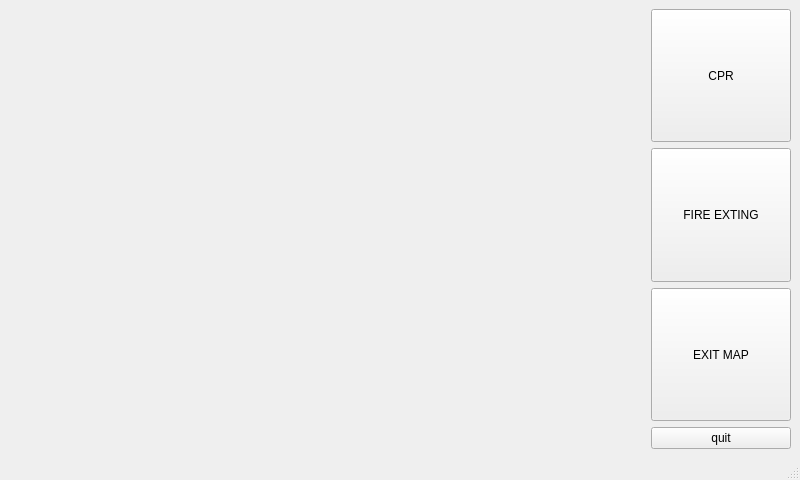
<?xml version="1.0" encoding="UTF-8"?>
<ui version="4.0">
 <class>MainWindow</class>
 <widget class="QMainWindow" name="MainWindow">
  <property name="geometry">
   <rect>
    <x>0</x>
    <y>0</y>
    <width>800</width>
    <height>480</height>
   </rect>
  </property>
  <property name="sizePolicy">
   <sizepolicy hsizetype="Expanding" vsizetype="Expanding">
    <horstretch>0</horstretch>
    <verstretch>0</verstretch>
   </sizepolicy>
  </property>
  <property name="windowTitle">
   <string>MainWindow</string>
  </property>
  <widget class="QWidget" name="centralwidget">
   <layout class="QGridLayout" name="gridLayout">
    <item row="2" column="1">
     <widget class="QPushButton" name="pushButton_2">
      <property name="sizePolicy">
       <sizepolicy hsizetype="Minimum" vsizetype="Expanding">
        <horstretch>0</horstretch>
        <verstretch>0</verstretch>
       </sizepolicy>
      </property>
      <property name="minimumSize">
       <size>
        <width>140</width>
        <height>0</height>
       </size>
      </property>
      <property name="text">
       <string>FIRE EXTING</string>
      </property>
     </widget>
    </item>
    <item row="3" column="1">
     <widget class="QPushButton" name="pushButton_3">
      <property name="sizePolicy">
       <sizepolicy hsizetype="Minimum" vsizetype="Expanding">
        <horstretch>0</horstretch>
        <verstretch>0</verstretch>
       </sizepolicy>
      </property>
      <property name="minimumSize">
       <size>
        <width>140</width>
        <height>0</height>
       </size>
      </property>
      <property name="text">
       <string>EXIT MAP</string>
      </property>
     </widget>
    </item>
    <item row="1" column="1">
     <widget class="QPushButton" name="pushButton">
      <property name="sizePolicy">
       <sizepolicy hsizetype="Minimum" vsizetype="Expanding">
        <horstretch>0</horstretch>
        <verstretch>0</verstretch>
       </sizepolicy>
      </property>
      <property name="minimumSize">
       <size>
        <width>140</width>
        <height>0</height>
       </size>
      </property>
      <property name="text">
       <string>CPR</string>
      </property>
     </widget>
    </item>
    <item row="4" column="1">
     <widget class="QPushButton" name="pushButton_4">
      <property name="text">
       <string>quit</string>
      </property>
     </widget>
    </item>
    <item row="1" column="0" rowspan="4">
     <widget class="QLabel" name="pic_label">
      <property name="sizePolicy">
       <sizepolicy hsizetype="Expanding" vsizetype="Preferred">
        <horstretch>0</horstretch>
        <verstretch>0</verstretch>
       </sizepolicy>
      </property>
      <property name="text">
       <string/>
      </property>
     </widget>
    </item>
   </layout>
  </widget>
  <widget class="QStatusBar" name="statusbar"/>
 </widget>
 <resources/>
 <connections/>
</ui>
